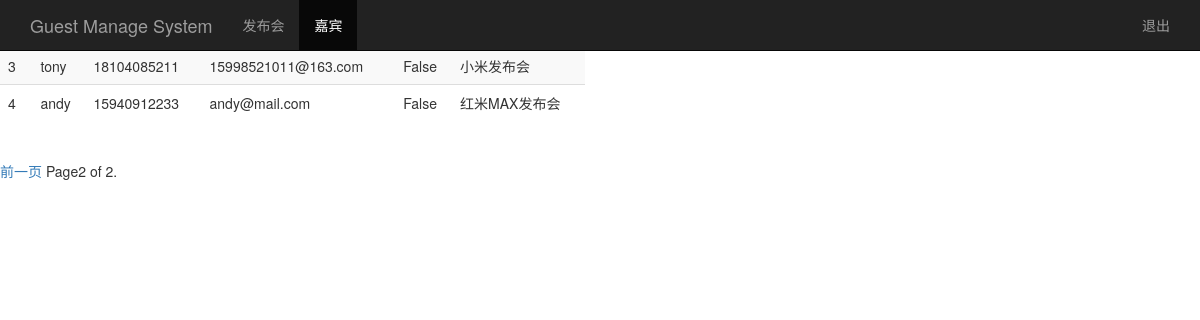
The app's page /guest_manage/?page=2&id= with its own data.
### sign/models.py (models this page shows, shortened)
class Guest(models.Model):
    event = models.ForeignKey(Event, on_delete=models.CASCADE)
    real_name = models.CharField(max_length=64)
    phone = models.CharField(max_length=16)
    email = models.EmailField()
    sign = models.BooleanField()
    create_time = models.DateTimeField(auto_now=True)
    class Meta:
        unique_together = ("event", "phone")

class Event(models.Model):
    name = models.CharField(max_length=100)  # 发布会标题
    limit = models.IntegerField()  # 参加人数
    status = models.BooleanField()  # 状态
    address = models.CharField(max_length=200)  # 地址
    start_time = models.DateTimeField('events time')  # 发布会时间
    create_time = models.DateTimeField(auto_now=True)  # 创建时间（自动获取当前时间）
    def __str__(self):
        return self.name

### sign/views.py (the view)
# urls.py: url(r'^guest_manage/',views.guest_manage),
def guest_manage(request):
    user_name = request.session.get('user', '')
    guest_list = Guest.objects.all()
    paginator = Paginator(guest_list, 2)
    page = request.GET.get('page')
    try:
        contacts = paginator.page(page)
    except PageNotAnInteger:
        contacts = paginator.page(1)
    except EmptyPage:
        contacts = paginator.page(paginator.num_pages)
    return render(request, "sign/guest_manage.html", {"user": user_name,
                                                      "guests": contacts})

### templates/sign/guest_manage.html (shortened to what this page needs)
<!DOCTYPE html>
<html lang="zh-CN">
<head>
    {% load bootstrap3 %}
    {% bootstrap_css %}
</head>
<body role="document">
    <nav class="navbar navbar-inverse navbar-fixed-top">
        <div class="container">
            <div class="navbar-header">
                <a class="navbar-brand" href="/event_manage/">Guest Manage System</a>
            </div>
            <div id="navbar" class="collapse navbar-collapse">
                <ul class="nav navbar-nav">
                    <li><a href="/event_manage/">发布会</a></li>
                    <li class="active"><a href="#">嘉宾</a></li>
                </ul>
                <ul class="nav navbar-nav navbar-right">
                    <li><a href="#">{{ user_name }}</a></li>
                    <li><a href="/logout/">退出</a></li>
                </ul>
            </div>
        </div>
    </nav>
    <div class="row" style="padding-top: 10px;">
        <div class="col-md-6">
            <table class="table table-striped">
                <thead>
                    <tr>
                        <th>id</th>
                        <th>姓名</th>
                        <th>手机</th>
                        <th>Email</th>
                        <th>签到</th>
                        <th>发布会</th>
                    </tr>
                </thead>
                <tbody>
                {% for guest in guests %}
                    <tr>
                        <td>{{ guest.id }}</td>
                        <td>{{ guest.real_name }}</td>
                        <td>{{ guest.phone }}</td>
                        <td>{{ guest.email }}</td>
                        <td>{{ guest.sign }}</td>
                        <td>{{ guest.event }}</td>
                    </tr>
                {% endfor %}
                </tbody>
            </table>
        </div>
    </div>
    <div class="pagination" style="bottom: 1px;">
        <span class="step-links">
            {% if guests.has_previous %}
                <a href="?page={{ guests.previous_page_number }}&id={{ id }}">前一页</a>
            {% endif %}
            <span class="current">
                Page{{ guests.number }} of {{ guests.paginator.num_pages }}.
            </span>
        </span>
    </div>
</body>
</html>

### records on screen
Guest: id "3", real_name "tony", phone "18104085211", email "15998521011@163.com", sign "False", event "小米发布会"
Guest: id "4", real_name "andy", phone "15940912233", email "andy@mail.com", sign "False", event "红米MAX发布会"

### other values on screen
{{ guests.number }} "2"
{{ guests.paginator.num_pages }} "2"
